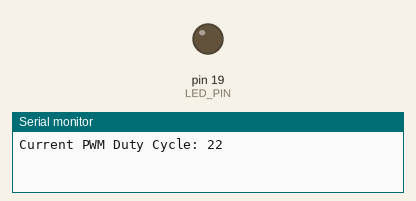
Recording of a sketch running on a simulated Arduino Uno, built with avr-gcc and run on an emulated ATmega328P. Shown: output pins drawn as LEDs (lit = HIGH), the last lines printed to the serial monitor.

Above: at 0.1 s.
At 106.1 s:
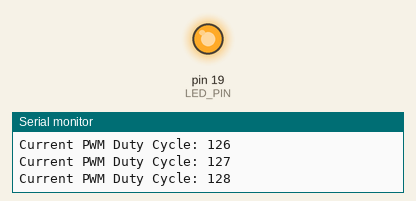
Timing chart, 0 to 107.6 s (numbered marks = the images above):
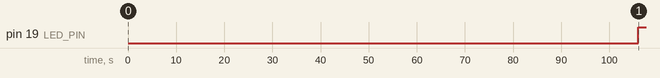

The sketch:

Lap4_1.ino
```cpp
#define LED_PIN 19

void setup() {
    Serial.begin(115200);

    // ตั้งค่า PWM เป็น OUTPUT
    pinMode(LED_PIN, OUTPUT);
}

void loop() {
    for (int D = 22; D <= 255; D++) {
        // D duty cycle
        analogWrite(LED_PIN, D);
        Serial.print("Current PWM Duty Cycle: ");
        Serial.println(D);
        delay(1000);
    }
}
```

Measured:
- by itself, pin 19 (LED_PIN): LOW → HIGH at 106 s
